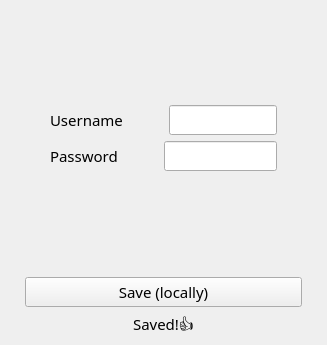
                <widget class="QWidget" name="instaLogin">
                 <property name="statusTip">
                  <string>Enter your credentials to access your account</string>
                 </property>
                 <attribute name="title">
                  <string>Login</string>
                 </attribute>
                 <layout class="QVBoxLayout" name="verticalLayout">
                  <property name="spacing">
                   <number>6</number>
                  </property>
                  <property name="leftMargin">
                   <number>25</number>
                  </property>
                  <property name="topMargin">
                   <number>5</number>
                  </property>
                  <property name="rightMargin">
                   <number>25</number>
                  </property>
                  <property name="bottomMargin">
                   <number>5</number>
                  </property>
                  <item>
                   <layout class="QHBoxLayout" name="instaUsername">
                    <property name="leftMargin">
                     <number>25</number>
                    </property>
                    <property name="topMargin">
                     <number>100</number>
                    </property>
                    <property name="rightMargin">
                     <number>25</number>
                    </property>
                    <item>
                     <widget class="QLabel" name="instaUsernameLabel">
                      <property name="sizePolicy">
                       <sizepolicy hsizetype="Preferred" vsizetype="Preferred">
                        <horstretch>30</horstretch>
                        <verstretch>0</verstretch>
                       </sizepolicy>
                      </property>
                      <property name="font">
                       <font>
                        <family>Titillium Web</family>
                        <pointsize>11</pointsize>
                       </font>
                      </property>
                      <property name="text">
                       <string>Username</string>
                      </property>
                     </widget>
                    </item>
                    <item>
                     <spacer name="instaUsernameSpacer">
                      <property name="orientation">
                       <enum>Qt::Horizontal</enum>
                      </property>
                      <property name="sizeType">
                       <enum>QSizePolicy::Preferred</enum>
                      </property>
                      <property name="sizeHint" stdset="0">
                       <size>
                        <width>40</width>
                        <height>20</height>
                       </size>
                      </property>
                     </spacer>
                    </item>
                    <item>
                     <widget class="QLineEdit" name="instaUsernameInput">
                      <property name="sizePolicy">
                       <sizepolicy hsizetype="Preferred" vsizetype="Fixed">
                        <horstretch>50</horstretch>
                        <verstretch>0</verstretch>
                       </sizepolicy>
                      </property>
                      <property name="minimumSize">
                       <size>
                        <width>0</width>
                        <height>30</height>
                       </size>
                      </property>
                     </widget>
                    </item>
                   </layout>
                  </item>
                  <item>
                   <layout class="QHBoxLayout" name="instaPassword">
                    <property name="leftMargin">
                     <number>25</number>
                    </property>
                    <property name="topMargin">
                     <number>0</number>
                    </property>
                    <property name="rightMargin">
                     <number>25</number>
                    </property>
                    <property name="bottomMargin">
                     <number>100</number>
                    </property>
                    <item>
                     <widget class="QLabel" name="instaPasswordLabel">
                      <property name="sizePolicy">
                       <sizepolicy hsizetype="Preferred" vsizetype="Preferred">
                        <horstretch>30</horstretch>
                        <verstretch>0</verstretch>
                       </sizepolicy>
                      </property>
                      <property name="font">
                       <font>
                        <family>Titillium Web</family>
                        <pointsize>11</pointsize>
                       </font>
                      </property>
                      <property name="text">
                       <string>Password</string>
                      </property>
                     </widget>
                    </item>
                    <item>
                     <spacer name="instaPasswordSpacer">
                      <property name="orientation">
                       <enum>Qt::Horizontal</enum>
                      </property>
                      <property name="sizeType">
                       <enum>QSizePolicy::Preferred</enum>
                      </property>
                      <property name="sizeHint" stdset="0">
                       <size>
                        <width>40</width>
                        <height>20</height>
                       </size>
                      </property>
                     </spacer>
                    </item>
                    <item>
                     <widget class="QLineEdit" name="instaPasswordInput">
                      <property name="sizePolicy">
                       <sizepolicy hsizetype="Preferred" vsizetype="Fixed">
                        <horstretch>50</horstretch>
                        <verstretch>0</verstretch>
                       </sizepolicy>
                      </property>
                      <property name="minimumSize">
                       <size>
                        <width>0</width>
                        <height>30</height>
                       </size>
                      </property>
                      <property name="contextMenuPolicy">
                       <enum>Qt::DefaultContextMenu</enum>
                      </property>
                      <property name="inputMethodHints">
                       <set>Qt::ImhHiddenText|Qt::ImhNoAutoUppercase|Qt::ImhNoPredictiveText|Qt::ImhSensitiveData</set>
                      </property>
                      <property name="echoMode">
                       <enum>QLineEdit::Password</enum>
                      </property>
                     </widget>
                    </item>
                   </layout>
                  </item>
                  <item>
                   <widget class="QPushButton" name="instaLoginSaveBtn">
                    <property name="sizePolicy">
                     <sizepolicy hsizetype="Minimum" vsizetype="Fixed">
                      <horstretch>0</horstretch>
                      <verstretch>0</verstretch>
                     </sizepolicy>
                    </property>
                    <property name="minimumSize">
                     <size>
                      <width>0</width>
                      <height>30</height>
                     </size>
                    </property>
                    <property name="font">
                     <font>
                      <family>Titillium Web</family>
                      <pointsize>11</pointsize>
                     </font>
                    </property>
                    <property name="autoFillBackground">
                     <bool>false</bool>
                    </property>
                    <property name="text">
                     <string>Save (locally)</string>
                    </property>
                    <property name="autoDefault">
                     <bool>false</bool>
                    </property>
                   </widget>
                  </item>
                  <item>
                   <widget class="QLabel" name="instaLoginSavedMessage">
                    <property name="enabled">
                     <bool>true</bool>
                    </property>
                    <property name="sizePolicy">
                     <sizepolicy hsizetype="Preferred" vsizetype="Fixed">
                      <horstretch>0</horstretch>
                      <verstretch>0</verstretch>
                     </sizepolicy>
                    </property>
                    <property name="font">
                     <font>
                      <family>Titillium Web</family>
                      <pointsize>11</pointsize>
                     </font>
                    </property>
                    <property name="text">
                     <string>Saved!👍</string>
                    </property>
                    <property name="alignment">
                     <set>Qt::AlignHCenter|Qt::AlignTop</set>
                    </property>
                    <property name="margin">
                     <number>0</number>
                    </property>
                   </widget>
                  </item>
                 </layout>
                </widget>
